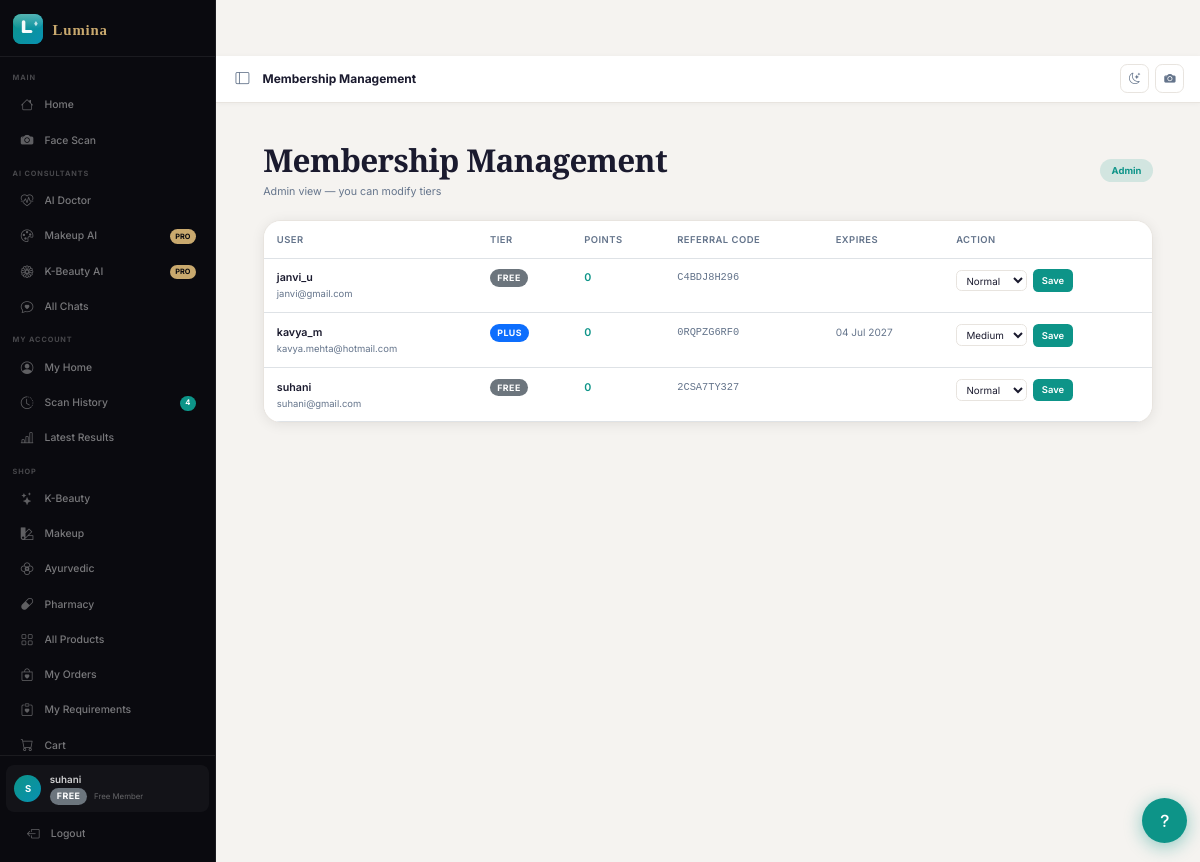
Screenshot of /employee/memberships/ (signed in) with the database file from the repository.
### apps/memberships/models.py (models this page shows, shortened)
class UserProfile(models.Model):
    TIER_CHOICES = [
        ('normal', 'Normal'),
        ('medium', 'Medium'),
        ('vip',    'VIP'),
    ]
    STAFF_ROLE_CHOICES = [
        ('none',      'None'),
        ('marketing', 'Marketing'),
        ('admin',     'Admin'),
    ]
    user                    = models.OneToOneField(User, on_delete=models.CASCADE,
                                                   related_name='profile')
    tier                    = models.CharField(max_length=10, choices=TIER_CHOICES,
                                               default='normal')
    referral_code           = models.CharField(max_length=12, unique=True,
                                               default=_gen_referral_code)
    loyalty_points          = models.PositiveIntegerField(default=0)
    tier_updated_at         = models.DateTimeField(auto_now_add=True)
    subscription_expires_at = models.DateTimeField(null=True, blank=True)
    staff_role              = models.CharField(max_length=12, choices=STAFF_ROLE_CHOICES,
                                               default='none')
    admin_override_tier     = models.CharField(max_length=10, choices=TIER_CHOICES,
                                               blank=True, default='')
    admin_override_active   = models.BooleanField(default=False)
    class Meta:
        verbose_name = 'User Profile'
    @property
    def effective_tier(self):
        if self.admin_override_active and self.admin_override_tier:
            return self.admin_override_tier
        return self.tier

### apps/memberships/views.py (the view, shortened to what this page needs)
# urls.py: path('memberships/',                  views.memberships_admin,        name='memberships_admin'),
def memberships_admin(request):
    from django.http import HttpResponseForbidden
    if not request.user.is_authenticated:
        return redirect('accounts:login')
    try:
        profile = request.user.profile
        staff_role = profile.staff_role
    except Exception:
        staff_role = 'none'
    has_access = (
        request.user.is_staff or
        request.user.is_superuser or
        staff_role in ('admin', 'marketing')
    )
    if not has_access:
        return HttpResponseForbidden('Access denied. Staff role required.')
    is_admin = (
        request.user.is_staff or
        request.user.is_superuser or
        staff_role == 'admin'
    )
    all_profiles = UserProfile.objects.select_related('user').order_by('user__username')
    context = {
        'all_profiles': all_profiles,
        'is_admin': is_admin,
    }
    return render(request, 'memberships/memberships_admin.html', context)

### templates/memberships/memberships_admin.html (shortened to what this page needs)
{% extends "base.html" %}
{% load static %}
{% block page_title %}Membership Management{% endblock %}
{% block content %}
<div class="container" style="max-width:1100px;padding-block:1.5rem;">
  <div style="display:flex;align-items:center;justify-content:space-between;margin-bottom:1.5rem;">
    <div>
      <h2 style="margin-bottom:.25rem;">Membership Management</h2>
      <p style="color:var(--muted);font-size:.85rem;margin:0;">
        {% if is_admin %}Admin view — you can modify tiers{% else %}Marketing view — read only{% endif %}
      </p>
    </div>
    <span style="background:{% if is_admin %}rgba(13,148,136,.15){% else %}rgba(201,169,110,.15){% endif %};
           color:{% if is_admin %}var(--sb-teal){% else %}var(--sb-gold){% endif %};
           padding:.3rem .9rem;border-radius:100px;font-size:.75rem;font-weight:700;">
      {% if is_admin %}Admin{% else %}Marketing{% endif %}
    </span>
  </div>
  <div style="background:var(--surface);border-radius:var(--r-lg);border:1px solid var(--border);overflow:hidden;box-shadow:var(--shadow);">
    <div style="overflow-x:auto;">
      <table class="table table-hover mb-0" style="font-size:.85rem;">
        <thead style="background:var(--page-bg);">
          <tr>
            <th style="padding:.85rem 1rem;font-weight:600;color:var(--muted);font-size:.75rem;text-transform:uppercase;letter-spacing:.05em;">User</th>
            <th style="padding:.85rem 1rem;font-weight:600;color:var(--muted);font-size:.75rem;text-transform:uppercase;letter-spacing:.05em;">Tier</th>
            <th style="padding:.85rem 1rem;font-weight:600;color:var(--muted);font-size:.75rem;text-transform:uppercase;letter-spacing:.05em;">Points</th>
            <th style="padding:.85rem 1rem;font-weight:600;color:var(--muted);font-size:.75rem;text-transform:uppercase;letter-spacing:.05em;">Referral Code</th>
            <th style="padding:.85rem 1rem;font-weight:600;color:var(--muted);font-size:.75rem;text-transform:uppercase;letter-spacing:.05em;">Expires</th>
            {% if is_admin %}<th style="padding:.85rem 1rem;font-weight:600;color:var(--muted);font-size:.75rem;text-transform:uppercase;letter-spacing:.05em;">Action</th>{% endif %}
          </tr>
        </thead>
        <tbody>
          {% for profile in all_profiles %}
          <tr>
            <td style="padding:.85rem 1rem;">
              <div style="font-weight:600;color:var(--text);">{{ profile.user.username }}</div>
              <div style="font-size:.75rem;color:var(--muted);">{{ profile.user.email }}</div>
            </td>
            <td style="padding:.85rem 1rem;">
              <span class="tier-badge tier-{{ profile.effective_tier }}">
                {% if profile.effective_tier == 'vip' %}VIP{% elif profile.effective_tier == 'medium' %}PLUS{% else %}FREE{% endif %}
              </span>
            </td>
            <td style="padding:.85rem 1rem;font-weight:600;color:var(--sb-teal);">{{ profile.loyalty_points }}</td>
            <td style="padding:.85rem 1rem;font-family:monospace;font-size:.82rem;color:var(--muted);">{{ profile.referral_code }}</td>
            <td style="padding:.85rem 1rem;font-size:.8rem;color:var(--muted);">
              {% if profile.subscription_expires_at %}
                {{ profile.subscription_expires_at|date:"d M Y" }}
              {% else %}
                <span style="color:rgba(255,255,255,.2);">—</span>
              {% endif %}
            </td>
            {% if is_admin %}
            <td style="padding:.85rem 1rem;">
              <form method="post" action="{% url 'employee:memberships_admin' %}" style="display:flex;gap:.5rem;align-items:center;">
                <select name="tier" style="padding:.3rem .5rem;border:1px solid var(--border);border-radius:6px;background:var(--surface);color:var(--text);font-size:.78rem;">
                  <option value="normal" {% if profile.tier == 'normal' %}selected{% endif %}>Normal</option>
                  <option value="medium" {% if profile.tier == 'medium' %}selected{% endif %}>Medium</option>
                </select>
                <button type="submit" style="padding:.3rem .7rem;background:var(--sb-teal);color:#fff;border:none;border-radius:6px;font-size:.75rem;font-weight:600;cursor:pointer;">Save</button>
              </form>
            </td>
            {% endif %}
          </tr>
          {% empty %}
          <tr>
            <td colspan="{% if is_admin %}6{% else %}5{% endif %}" style="text-align:center;padding:2rem;color:var(--muted);">
              No user profiles found.
            </td>
          </tr>
          {% endfor %}
        </tbody>
      </table>
    </div>
  </div>
</div>
{% endblock %}

### templates/base.html (shortened to what this page needs)
<!DOCTYPE html>
{% load static %}
<html lang="en" data-theme="light">
<head>
  <link href="https://cdn.jsdelivr.net/npm/bootstrap@5.3.2/dist/css/bootstrap.min.css" rel="stylesheet">
  <link rel="stylesheet" href="{% static 'css/bootstrap-icons.css' %}">
  <link rel="stylesheet" href="{% static 'css/style.css' %}">
  <link rel="stylesheet" href="https://cdn.jsdelivr.net/npm/aos@2.3.4/dist/aos.css">
</head>
<body>
<div class="lux-shell">
<aside class="lux-sidebar" id="lux-sidebar">
  <div class="sb-brand">
    <img src="{% static 'images/lumina-icon.svg' %}" alt="Lumina" class="sb-brand-icon" style="width:34px;height:34px;flex-shrink:0;">
    <img src="{% static 'images/lumina-wordmark.svg' %}" alt="Lumina" class="sb-brand-wordmark">
  </div>
  <nav class="sb-nav">
    <div class="sb-section-label">Main</div>
    <a href="{% url 'core:home' %}" class="sb-item {% if request.resolver_match.url_name == 'home' %}active{% endif %}">
      <i class="bi bi-house sb-icon"></i>
      <span class="sb-label">Home</span>
    </a>
    <a href="{% url 'scanner:upload' %}" class="sb-item {% if 'scanner' in request.path %}active{% endif %}">
      <i class="bi bi-camera-fill sb-icon"></i>
      <span class="sb-label">Face Scan</span>
    </a>
    <div class="sb-section-label">AI Consultants</div>
    <a href="{% url 'chat:create' %}?mode=doctor" class="sb-item {% if 'chat' in request.path and request.GET.mode == 'doctor' %}active{% endif %}">
      <i class="bi bi-heart-pulse sb-icon"></i>
      <span class="sb-label">AI Doctor</span>
    </a>
    <a href="{% url 'chat:create' %}?mode=makeup" class="sb-item {% if 'chat' in request.path and request.GET.mode == 'makeup' %}active{% endif %}">
      <i class="bi bi-palette sb-icon"></i>
      <span class="sb-label">Makeup AI</span>
      {% if user_tier == 'normal' %}
        <span class="sb-premium-badge">PRO</span>
      {% endif %}
    </a>
    <a href="{% url 'chat:create' %}?mode=kbeauty" class="sb-item {% if 'chat' in request.path and request.GET.mode == 'kbeauty' %}active{% endif %}">
      <i class="bi bi-flower1 sb-icon"></i>
      <span class="sb-label">K-Beauty AI</span>
      {% if user_tier == 'normal' %}
        <span class="sb-premium-badge">PRO</span>
      {% endif %}
    </a>
    <a href="{% url 'chat:index' %}" class="sb-item {% if 'chat' in request.path and 'create' not in request.path %}active{% endif %}">
      <i class="bi bi-chat-heart sb-icon"></i>
      <span class="sb-label">All Chats</span>
    </a>
    {% if user.is_authenticated %}
    <div class="sb-section-label">My Account</div>
    <a href="{% url 'user_home' %}" class="sb-item {% if '/me/' in request.path %}active{% endif %}">
      <i class="bi bi-person-circle sb-icon"></i>
      <span class="sb-label">My Home</span>
    </a>
    <a href="{% url 'dashboard:dashboard' %}" class="sb-item {% if 'dashboard' in request.path %}active{% endif %}">
      <i class="bi bi-clock-history sb-icon"></i>
      <span class="sb-label">Scan History</span>
      {% if user_real_scan_count %}<span class="sb-badge">{{ user_real_scan_count }}</span>{% endif %}
    </a>
    {% if user_latest_real_scan %}
    <a href="{% url 'results:detail' scan_id=user_latest_real_scan.id %}" class="sb-item {% if 'results' in request.path %}active{% endif %}">
      <i class="bi bi-bar-chart-line sb-icon"></i>
      <span class="sb-label">Latest Results</span>
    </a>
    {% endif %}
    {% endif %}
    <div class="sb-section-label">Shop</div>
    <a href="{% url 'products:list' %}?product_range=korean" class="sb-item {% if 'products' in request.path and 'employee' not in request.path and request.GET.product_range == 'korean' %}active{% endif %}">
      <i class="bi bi-stars sb-icon"></i>
      <span class="sb-label">K-Beauty</span>
    </a>
    <a href="{% url 'products:list' %}?product_range=makeup" class="sb-item {% if 'products' in request.path and 'employee' not in request.path and request.GET.product_range == 'makeup' %}active{% endif %}">
      <i class="bi bi-palette2 sb-icon"></i>
      <span class="sb-label">Makeup</span>
    </a>
    <a href="{% url 'products:list' %}?product_range=ayurvedic" class="sb-item {% if 'products' in request.path and 'employee' not in request.path and request.GET.product_range == 'ayurvedic' %}active{% endif %}">
      <i class="bi bi-flower2 sb-icon"></i>
      <span class="sb-label">Ayurvedic</span>
    </a>
    <a href="{% url 'products:list' %}?product_range=pharmacy" class="sb-item {% if 'products' in request.path and 'employee' not in request.path and request.GET.product_range == 'pharmacy' %}active{% endif %}">
      <i class="bi bi-capsule sb-icon"></i>
      <span class="sb-label">Pharmacy</span>
    </a>
    <a href="{% url 'products:list' %}" class="sb-item {% if 'products' in request.path and 'employee' not in request.path and not request.GET.product_range %}active{% endif %}">
      <i class="bi bi-grid sb-icon"></i>
      <span class="sb-label">All Products</span>
    </a>
    {% if user.is_authenticated %}
    <a href="{% url 'orders:my_orders' %}" class="sb-item {% if 'orders/my-orders' in request.path %}active{% endif %}">
      <i class="bi bi-bag-heart sb-icon"></i>
      <span class="sb-label">My Orders</span>
    </a>
    <a href="{% url 'orders:my_requirements' %}" class="sb-item {% if 'orders/requirements' in request.path %}active{% endif %}">
      <i class="bi bi-clipboard-heart sb-icon"></i>
      <span class="sb-label">My Requirements</span>
    </a>
    {% endif %}
    <a href="{% url 'orders:checkout' %}" class="sb-item {% if 'orders/checkout' in request.path %}active{% endif %}">
      <i class="bi bi-cart sb-icon"></i>
      <span class="sb-label">Cart </span>
    </a>
  </nav>
  <div class="sb-footer">
    {% if user.is_authenticated %}
    <div class="sb-user-card">
      <div class="sb-user-avatar">{{ user.username|first|upper }}</div>
      <div>
        <div class="sb-user-name">{{ user.get_full_name|default:user.username }}</div>
        <div class="sb-user-role">
          <a href="{% url 'memberships:upgrade' %}" style="text-decoration:none;">
            {% if user_tier == 'vip' %}<span class="tier-badge tier-vip">VIP</span>
            {% elif user_tier == 'medium' %}<span class="tier-badge tier-medium">PLUS</span>
            {% else %}<span class="tier-badge tier-normal">FREE</span>{% endif %}
          </a>
          <span style="margin-left:.35rem;">{% if user_tier == 'vip' %}VIP Member{% elif user_tier == 'medium' %}Plus Member{% else %}Free Member{% endif %}</span>
        </div>
      </div>
    </div>
    <a href="{% url 'accounts:logout' %}" class="sb-item" style="margin-top:.4rem;">
      <i class="bi bi-box-arrow-left sb-icon"></i>
      <span class="sb-label">Logout</span>
    </a>
    {% else %}
    <a href="{% url 'accounts:login' %}" class="sb-item">
      <i class="bi bi-box-arrow-in-right sb-icon"></i>
      <span class="sb-label">Sign In</span>
    </a>
    {% endif %}
  </div>
</aside>
<div class="lux-main" id="lux-main">
  <div class="lux-topbar">
    <button class="tb-toggle" id="sb-toggle" title="Toggle sidebar">
      <i class="bi bi-layout-sidebar"></i>
    </button>
    <div class="tb-title">{% block page_title %}Lumina AI{% endblock %}</div>
    <div class="tb-actions">
      <button class="tb-icon-btn" id="theme-btn" title="Toggle theme">
        <i class="bi bi-moon-stars" id="theme-icon"></i>
      </button>
      {% if user.is_authenticated %}
      <a href="{% url 'scanner:upload' %}" class="tb-icon-btn" title="New scan" style="text-decoration:none;">
        <i class="bi bi-camera-fill"></i>
      </a>
      {% else %}
      <a href="{% url 'accounts:login' %}" class="tb-icon-btn" style="text-decoration:none;">
        <i class="bi bi-person-circle"></i>
      </a>
      {% endif %}
    </div>
  </div>
  <main class="lux-content">
    {% block content %}{% endblock %}
  </main>
</div>
</div>
{% if request.path != '/orders/checkout/' %}
<div class="help-fab">
  <button class="help-fab-btn" onclick="toggleHelp()" title="Help & Support">
    <i class="bi bi-question-lg" id="helpFabIcon"></i>
  </button>
</div>
{% endif %}
</body>
</html>

### rows the page displays
UserProfile: user.username "janvi_u", user.email "janvi@gmail.com", admin_override_active "FREE", loyalty_points "0", referral_code "C4BDJ8H296", tier "Normal"
UserProfile: user.username "kavya_m", user.email "kavya.mehta@hotmail.com", admin_override_active "PLUS", loyalty_points "0", referral_code "0RQPZG6RF0", subscription_expires_at "04 Jul 2027", tier "Medium"
UserProfile: user.username "suhani", user.email "suhani@gmail.com", admin_override_active "FREE", loyalty_points "0", referral_code "2CSA7TY327", tier "Normal"

### other values shown
{{ user_real_scan_count }} "4"
{{ user.username|first|upper }} "S"
{{ user.get_full_name|default:user.username }} "suhani"
